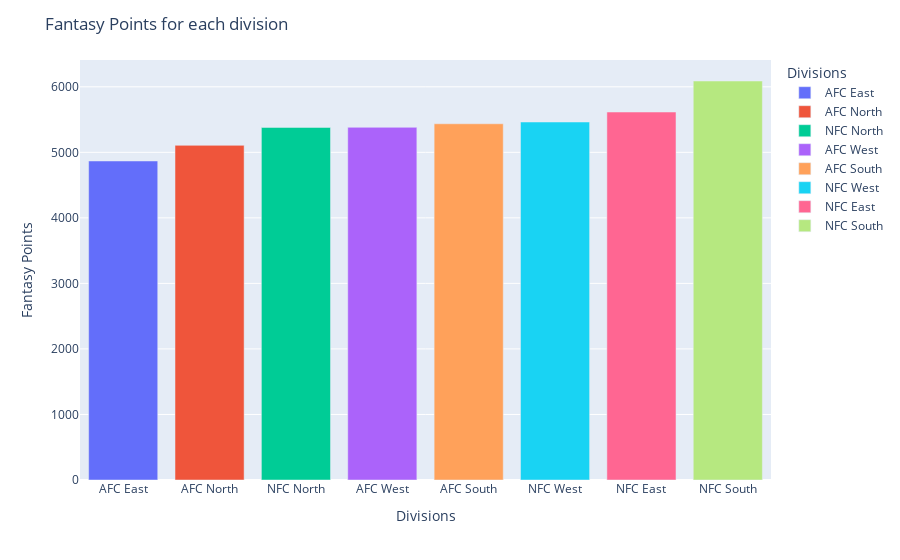

Notebook cell for this chart:
### Code cell
team_divisions=[]
for each_team in data_2019["Tm"]:
    if each_team=="NYG" or each_team=="WAS" or each_team=="PHI" or each_team=="DAL":
        team_divisions.append("NFC East")
    elif each_team=="LAR" or each_team=="SFO" or each_team=="SEA" or each_team=="ARI":
        team_divisions.append("NFC West")
    elif each_team=="CHI" or  each_team=="GNB" or each_team=="MIN" or each_team=="DET":
        team_divisions.append("NFC North")
    elif each_team=="NOR" or each_team=="ATL" or each_team=="TAM" or each_team=="CAR":
        team_divisions.append("NFC South")
    elif each_team=="NWE" or each_team=="BUF" or each_team=="NYJ" or each_team=="MIA":
        team_divisions.append("AFC East")
    elif each_team=="DEN" or each_team=="KAN" or each_team=="LAC" or each_team=="OAK":
        team_divisions.append("AFC West")
    elif each_team=="PIT" or each_team=="CIN" or each_team=="CLE" or each_team=="BAL":
        team_divisions.append("AFC North")
    elif each_team=="HOU" or each_team=="IND" or each_team=="TEN" or each_team=="JAX":
        team_divisions.append("AFC South")
    else:
        team_divisions.append(np.nan)
    
data_2019_divisions=data_2019.copy()
data_2019_divisions["Divisions"]=team_divisions
data_2019_divisions=data_2019_divisions.groupby("Divisions").sum()
data_2019_divisions.reset_index(inplace=True)
data_2019_divisions=data_2019_divisions.sort_values(by="FantasyPoints")
fig = px.bar(data_2019_divisions, x='Divisions', y='FantasyPoints',color='Divisions')
fig.update_layout(title_text='Fantasy Points for each division')
fig.update_layout(yaxis_title="Fantasy Points")
fig.show()

### Figure 1 — Plotly figure (JSON) as saved in the notebook; plotly's stock layout.template omitted (floating-point values rounded to 4 significant figures)
{"data": [{"alignmentgroup": "True", "hovertemplate": "Divisions=%{x}<br>FantasyPoints=%{y}<extra></extra>", "legendgroup": "AFC East", "marker": {"color": "#636efa", "pattern": {"shape": ""}}, "name": "AFC East", "offsetgroup": "AFC East", "orientation": "v", "showlegend": true, "textposition": "auto", "type": "bar", "x": ["AFC East"], "xaxis": "x", "y": [4868.0], "yaxis": "y"}, {"alignmentgroup": "True", "hovertemplate": "Divisions=%{x}<br>FantasyPoints=%{y}<extra></extra>", "legendgroup": "AFC North", "marker": {"color": "#EF553B", "pattern": {"shape": ""}}, "name": "AFC North", "offsetgroup": "AFC North", "orientation": "v", "showlegend": true, "textposition": "auto", "type": "bar", "x": ["AFC North"], "xaxis": "x", "y": [5106.0], "yaxis": "y"}, {"alignmentgroup": "True", "hovertemplate": "Divisions=%{x}<br>FantasyPoints=%{y}<extra></extra>", "legendgroup": "NFC North", "marker": {"color": "#00cc96", "pattern": {"shape": ""}}, "name": "NFC North", "offsetgroup": "NFC North", "orientation": "v", "showlegend": true, "textposition": "auto", "type": "bar", "x": ["NFC North"], "xaxis": "x", "y": [5380.0], "yaxis": "y"}, {"alignmentgroup": "True", "hovertemplate": "Divisions=%{x}<br>FantasyPoints=%{y}<extra></extra>", "legendgroup": "AFC West", "marker": {"color": "#ab63fa", "pattern": {"shape": ""}}, "name": "AFC West", "offsetgroup": "AFC West", "orientation": "v", "showlegend": true, "textposition": "auto", "type": "bar", "x": ["AFC West"], "xaxis": "x", "y": [5382.0], "yaxis": "y"}, {"alignmentgroup": "True", "hovertemplate": "Divisions=%{x}<br>FantasyPoints=%{y}<extra></extra>", "legendgroup": "AFC South", "marker": {"color": "#FFA15A", "pattern": {"shape": ""}}, "name": "AFC South", "offsetgroup": "AFC South", "orientation": "v", "showlegend": true, "textposition": "auto", "type": "bar", "x": ["AFC South"], "xaxis": "x", "y": [5436.0], "yaxis": "y"}, {"alignmentgroup": "True", "hovertemplate": "Divisions=%{x}<br>FantasyPoints=%{y}<extra></extra>", "legendgroup": "NFC West", "marker": {"color": "#19d3f3", "pattern": {"shape": ""}}, "name": "NFC West", "offsetgroup": "NFC West", "orientation": "v", "showlegend": true, "textposition": "auto", "type": "bar", "x": ["NFC West"], "xaxis": "x", "y": [5463.0], "yaxis": "y"}, {"alignmentgroup": "True", "hovertemplate": "Divisions=%{x}<br>FantasyPoints=%{y}<extra></extra>", "legendgroup": "NFC East", "marker": {"color": "#FF6692", "pattern": {"shape": ""}}, "name": "NFC East", "offsetgroup": "NFC East", "orientation": "v", "showlegend": true, "textposition": "auto", "type": "bar", "x": ["NFC East"], "xaxis": "x", "y": [5615.0], "yaxis": "y"}, {"alignmentgroup": "True", "hovertemplate": "Divisions=%{x}<br>FantasyPoints=%{y}<extra></extra>", "legendgroup": "NFC South", "marker": {"color": "#B6E880", "pattern": {"shape": ""}}, "name": "NFC South", "offsetgroup": "NFC South", "orientation": "v", "showlegend": true, "textposition": "auto", "type": "bar", "x": ["NFC South"], "xaxis": "x", "y": [6088.0], "yaxis": "y"}], "layout": {"autosize": true, "barmode": "relative", "legend": {"title": {"text": "Divisions"}, "tracegroupgap": 0}, "margin": {"t": 60}, "title": {"text": "Fantasy Points for each division"}, "xaxis": {"anchor": "y", "autorange": true, "categoryarray": ["AFC East", "AFC North", "NFC North", "AFC West", "AFC South", "NFC West", "NFC East", "NFC South"], "categoryorder": "array", "domain": [0, 1], "range": [-0.5, 7.5], "title": {"text": "Divisions"}, "type": "category"}, "yaxis": {"anchor": "x", "autorange": true, "domain": [0, 1], "range": [0, 6409.0], "title": {"text": "Fantasy Points"}, "type": "linear"}}}
